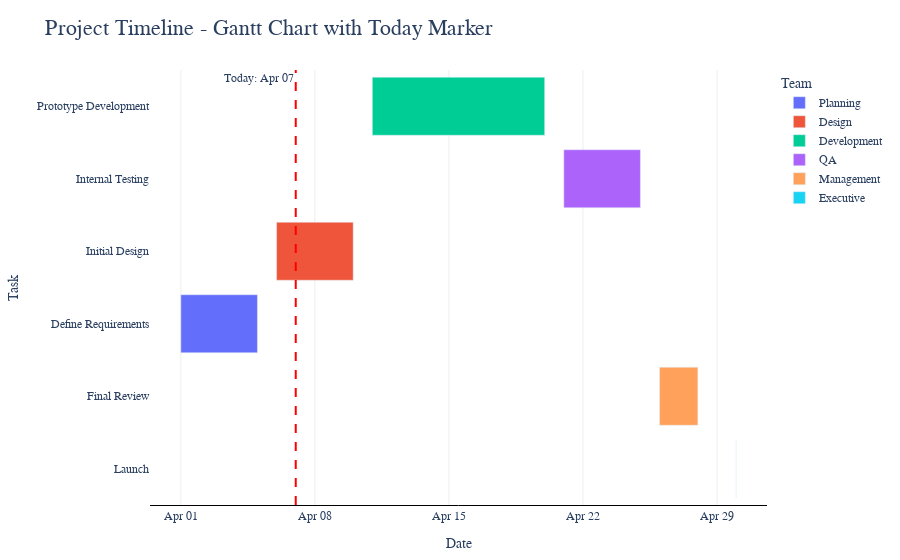

Source (notebook cell):
### Code cell
import plotly.express as px
import pandas as pd
import datetime

# Project data
df = pd.DataFrame([
    dict(Task="Define Requirements", Start='2025-04-01', Finish='2025-04-05', 
         Team="Planning", Completion=100, Milestone=False),
    dict(Task="Initial Design", Start='2025-04-06', Finish='2025-04-10', 
         Team="Design", Completion=70, Milestone=False),
    dict(Task="Prototype Development", Start='2025-04-11', Finish='2025-04-20', 
         Team="Development", Completion=40, Milestone=False),
    dict(Task="Internal Testing", Start='2025-04-21', Finish='2025-04-25', 
         Team="QA", Completion=20, Milestone=False),
    dict(Task="Final Review", Start='2025-04-26', Finish='2025-04-28', 
         Team="Management", Completion=0, Milestone=False),
    dict(Task="Launch", Start='2025-04-30', Finish='2025-04-30', 
         Team="Executive", Completion=0, Milestone=True)
])

# Convert to datetime and extract date part (important for timeline)
df["Start"] = pd.to_datetime(df["Start"]).dt.date
df["Finish"] = pd.to_datetime(df["Finish"]).dt.date

# Current date handling
today = datetime.date.today()  # Using date (not datetime) for proper alignment
# today = datetime.date(2025, 4, 7)  # For demo purposes

# Create Gantt chart
fig = px.timeline(
    df,
    x_start="Start",
    x_end="Finish",
    y="Task",
    color="Team",
    hover_data={"Completion": ":.0f%", "Milestone": True},
    title="Project Timeline - Gantt Chart with Today Marker",
    color_discrete_map={
        "Planning": "#636EFA",
        "Design": "#EF553B",
        "Development": "#00CC96",
        "QA": "#AB63FA",
        "Management": "#FFA15A",
        "Executive": "#19D3F3"
    }
)

# Configure x-axis
fig.update_xaxes(
    type="date",  # Explicitly set as date axis
    tickformat="%b %d",
    dtick=86400000.0*7,  # 7 days in milliseconds
    tick0="2025-04-01",
    showgrid=True,
    showline=True,
    linewidth=1,
    linecolor="black",
    gridcolor="#EEEEEE",
    title_text="Date"
)

# Add today line (must use timestamp for vline)
fig.add_vline(
    x=pd.Timestamp(today).timestamp() * 1000,  # Convert to milliseconds since epoch
    line_width=2,
    line_dash="dash",
    line_color="red",
    annotation_text=f"Today: {today.strftime('%b %d')}",
    annotation_position="top left"
)

# Final layout adjustments
fig.update_layout(
    title_font_size=22,
    font=dict(family="Arial", size=12),
    plot_bgcolor="white",
    paper_bgcolor="white",
    legend_title_text="Team",
    margin=dict(l=150, r=30, t=70, b=30),
    yaxis=dict(categoryorder="total ascending")
)

fig.show()

### Figure 1 — Plotly figure (JSON) as saved in the notebook; plotly's stock layout.template omitted (floating-point values rounded to 4 significant figures)
{"data": [{"alignmentgroup": "True", "base": ["2025-04-01"], "customdata": [[100, false]], "hovertemplate": "Team=Planning<br>Start=%{base}<br>Finish=%{x}<br>Task=%{y}<br>Completion=%{customdata[0]:.0f%}<br>Milestone=%{customdata[1]}<extra></extra>", "legendgroup": "Planning", "marker": {"color": "#636EFA", "pattern": {"shape": ""}}, "name": "Planning", "offsetgroup": "Planning", "orientation": "h", "showlegend": true, "textposition": "auto", "type": "bar", "x": [345600000], "xaxis": "x", "y": ["Define Requirements"], "yaxis": "y"}, {"alignmentgroup": "True", "base": ["2025-04-06"], "customdata": [[70, false]], "hovertemplate": "Team=Design<br>Start=%{base}<br>Finish=%{x}<br>Task=%{y}<br>Completion=%{customdata[0]:.0f%}<br>Milestone=%{customdata[1]}<extra></extra>", "legendgroup": "Design", "marker": {"color": "#EF553B", "pattern": {"shape": ""}}, "name": "Design", "offsetgroup": "Design", "orientation": "h", "showlegend": true, "textposition": "auto", "type": "bar", "x": [345600000], "xaxis": "x", "y": ["Initial Design"], "yaxis": "y"}, {"alignmentgroup": "True", "base": ["2025-04-11"], "customdata": [[40, false]], "hovertemplate": "Team=Development<br>Start=%{base}<br>Finish=%{x}<br>Task=%{y}<br>Completion=%{customdata[0]:.0f%}<br>Milestone=%{customdata[1]}<extra></extra>", "legendgroup": "Development", "marker": {"color": "#00CC96", "pattern": {"shape": ""}}, "name": "Development", "offsetgroup": "Development", "orientation": "h", "showlegend": true, "textposition": "auto", "type": "bar", "x": [777600000], "xaxis": "x", "y": ["Prototype Development"], "yaxis": "y"}, {"alignmentgroup": "True", "base": ["2025-04-21"], "customdata": [[20, false]], "hovertemplate": "Team=QA<br>Start=%{base}<br>Finish=%{x}<br>Task=%{y}<br>Completion=%{customdata[0]:.0f%}<br>Milestone=%{customdata[1]}<extra></extra>", "legendgroup": "QA", "marker": {"color": "#AB63FA", "pattern": {"shape": ""}}, "name": "QA", "offsetgroup": "QA", "orientation": "h", "showlegend": true, "textposition": "auto", "type": "bar", "x": [345600000], "xaxis": "x", "y": ["Internal Testing"], "yaxis": "y"}, {"alignmentgroup": "True", "base": ["2025-04-26"], "customdata": [[0, false]], "hovertemplate": "Team=Management<br>Start=%{base}<br>Finish=%{x}<br>Task=%{y}<br>Completion=%{customdata[0]:.0f%}<br>Milestone=%{customdata[1]}<extra></extra>", "legendgroup": "Management", "marker": {"color": "#FFA15A", "pattern": {"shape": ""}}, "name": "Management", "offsetgroup": "Management", "orientation": "h", "showlegend": true, "textposition": "auto", "type": "bar", "x": [172800000], "xaxis": "x", "y": ["Final Review"], "yaxis": "y"}, {"alignmentgroup": "True", "base": ["2025-04-30"], "customdata": [[0, true]], "hovertemplate": "Team=Executive<br>Start=%{base}<br>Finish=%{x}<br>Task=%{y}<br>Completion=%{customdata[0]:.0f%}<br>Milestone=%{customdata[1]}<extra></extra>", "legendgroup": "Executive", "marker": {"color": "#19D3F3", "pattern": {"shape": ""}}, "name": "Executive", "offsetgroup": "Executive", "orientation": "h", "showlegend": true, "textposition": "auto", "type": "bar", "x": [0], "xaxis": "x", "y": ["Launch"], "yaxis": "y"}], "layout": {"annotations": [{"showarrow": false, "text": "Today: Apr 07", "x": 1743984000000, "xanchor": "right", "xref": "x", "y": 1, "yanchor": "top", "yref": "y domain"}], "barmode": "overlay", "font": {"family": "Arial", "size": 12}, "legend": {"title": {"text": "Team"}, "tracegroupgap": 0}, "margin": {"b": 30, "l": 150, "r": 30, "t": 70}, "paper_bgcolor": "white", "plot_bgcolor": "white", "shapes": [{"line": {"color": "red", "dash": "dash", "width": 2}, "type": "line", "x0": 1743984000000, "x1": 1743984000000, "xref": "x", "y0": 0, "y1": 1, "yref": "y domain"}], "title": {"font": {"size": 22}, "text": "Project Timeline - Gantt Chart with Today Marker"}, "xaxis": {"anchor": "y", "domain": [0, 1], "dtick": 604800000, "gridcolor": "#EEEEEE", "linecolor": "black", "linewidth": 1, "showgrid": true, "showline": true, "tick0": "2025-04-01", "tickformat": "%b %d", "title": {"text": "Date"}, "type": "date"}, "yaxis": {"anchor": "x", "categoryorder": "total ascending", "domain": [0, 1], "title": {"text": "Task"}}}}
